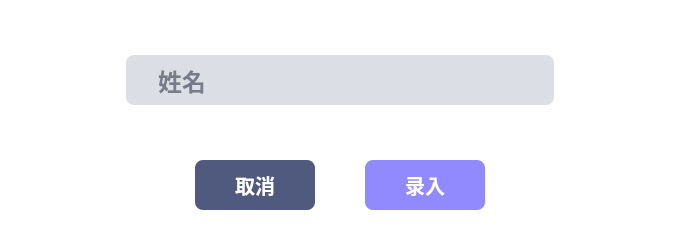
<?xml version="1.0" encoding="UTF-8"?>
<ui version="4.0">
 <class>Dialog</class>
 <widget class="QDialog" name="Dialog">
  <property name="windowModality">
   <enum>Qt::WindowModal</enum>
  </property>
  <property name="geometry">
   <rect>
    <x>0</x>
    <y>0</y>
    <width>680</width>
    <height>240</height>
   </rect>
  </property>
  <property name="minimumSize">
   <size>
    <width>680</width>
    <height>240</height>
   </size>
  </property>
  <property name="windowTitle">
   <string>Dialog</string>
  </property>
  <property name="styleSheet">
   <string notr="true">background: #FFFFFF;
border-radius: 8px;
border-radius: 8px;</string>
  </property>
  <property name="modal">
   <bool>true</bool>
  </property>
  <layout class="QVBoxLayout" name="verticalLayout" stretch="1,1">
   <property name="spacing">
    <number>25</number>
   </property>
   <property name="leftMargin">
    <number>0</number>
   </property>
   <property name="topMargin">
    <number>25</number>
   </property>
   <property name="rightMargin">
    <number>0</number>
   </property>
   <property name="bottomMargin">
    <number>30</number>
   </property>
   <item>
    <layout class="QHBoxLayout" name="horizontalLayout_3">
     <property name="spacing">
      <number>0</number>
     </property>
     <property name="leftMargin">
      <number>126</number>
     </property>
     <property name="topMargin">
      <number>30</number>
     </property>
     <property name="rightMargin">
      <number>126</number>
     </property>
     <property name="bottomMargin">
      <number>30</number>
     </property>
     <item>
      <widget class="QFrame" name="frame_input">
       <property name="styleSheet">
        <string notr="true">background-color: rgba(79,90, 126, 0.2);
border-radius: 8px;
border-radius: 8px;</string>
       </property>
       <property name="frameShape">
        <enum>QFrame::NoFrame</enum>
       </property>
       <property name="frameShadow">
        <enum>QFrame::Plain</enum>
       </property>
       <property name="lineWidth">
        <number>0</number>
       </property>
       <layout class="QHBoxLayout" name="horizontalLayout_2">
        <property name="spacing">
         <number>0</number>
        </property>
        <property name="leftMargin">
         <number>30</number>
        </property>
        <property name="topMargin">
         <number>10</number>
        </property>
        <property name="rightMargin">
         <number>30</number>
        </property>
        <property name="bottomMargin">
         <number>10</number>
        </property>
        <item>
         <widget class="QLineEdit" name="le_name_input">
          <property name="styleSheet">
           <string notr="true">font-family: SourceHanSansCN;
font-weight: bold;
font-size: 24px;
color: #141A30;
line-height: 48px;
background-color: transparent;</string>
          </property>
          <property name="maxLength">
           <number>10</number>
          </property>
          <property name="placeholderText">
           <string>姓名</string>
          </property>
         </widget>
        </item>
       </layout>
      </widget>
     </item>
    </layout>
   </item>
   <item>
    <layout class="QHBoxLayout" name="horizontalLayout">
     <property name="spacing">
      <number>50</number>
     </property>
     <property name="bottomMargin">
      <number>0</number>
     </property>
     <item alignment="Qt::AlignRight">
      <widget class="QPushButton" name="pb_cancel">
       <property name="minimumSize">
        <size>
         <width>120</width>
         <height>50</height>
        </size>
       </property>
       <property name="styleSheet">
        <string notr="true">background: #4F5A7E;
border-radius: 8px;
border-radius: 8px;
font-family: SourceHanSansCN;
font-weight: bold;
font-size: 20px;
color: #FFFFFF;
text-align: center;
line-height: 48px;</string>
       </property>
       <property name="text">
        <string>取消</string>
       </property>
       <property name="checkable">
        <bool>false</bool>
       </property>
       <property name="autoDefault">
        <bool>false</bool>
       </property>
       <property name="flat">
        <bool>true</bool>
       </property>
      </widget>
     </item>
     <item alignment="Qt::AlignLeft">
      <widget class="QPushButton" name="pb_ok">
       <property name="minimumSize">
        <size>
         <width>120</width>
         <height>50</height>
        </size>
       </property>
       <property name="styleSheet">
        <string notr="true">:enabled{
background: rgb(145,137,254);
border-radius: 8px;
border-radius: 8px;
font-family: SourceHanSansCN;
font-weight: bold;
font-size: 20px;
color: #FFFFFF;
text-align: center;
line-height: 48px;
}

:disabled {
background: rgb(145,137,254, 77);
color: #FFFFFF;
}
</string>
       </property>
       <property name="text">
        <string>录入</string>
       </property>
       <property name="default">
        <bool>true</bool>
       </property>
       <property name="flat">
        <bool>true</bool>
       </property>
      </widget>
     </item>
    </layout>
   </item>
  </layout>
 </widget>
 <resources/>
 <connections/>
</ui>
